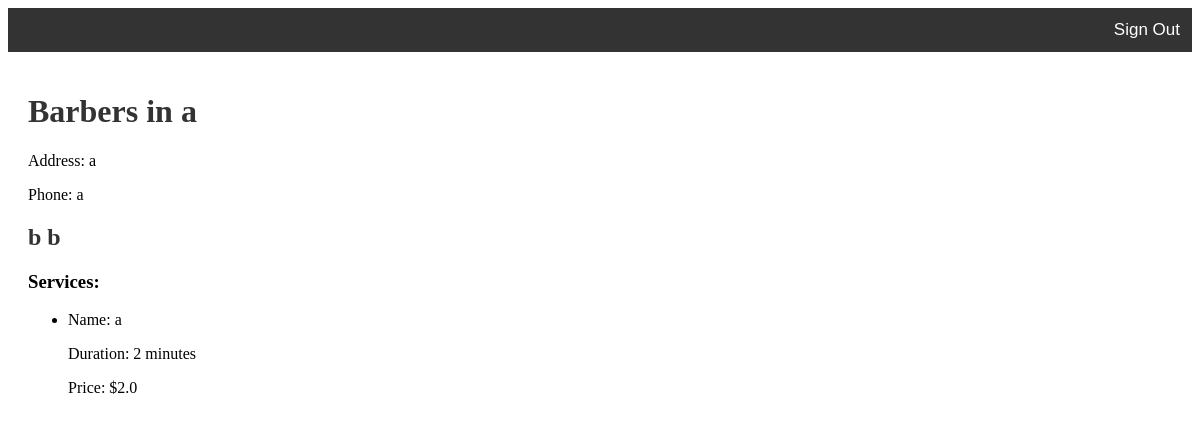
Page /view_barbers/1 (signed in) on the earlier database version.
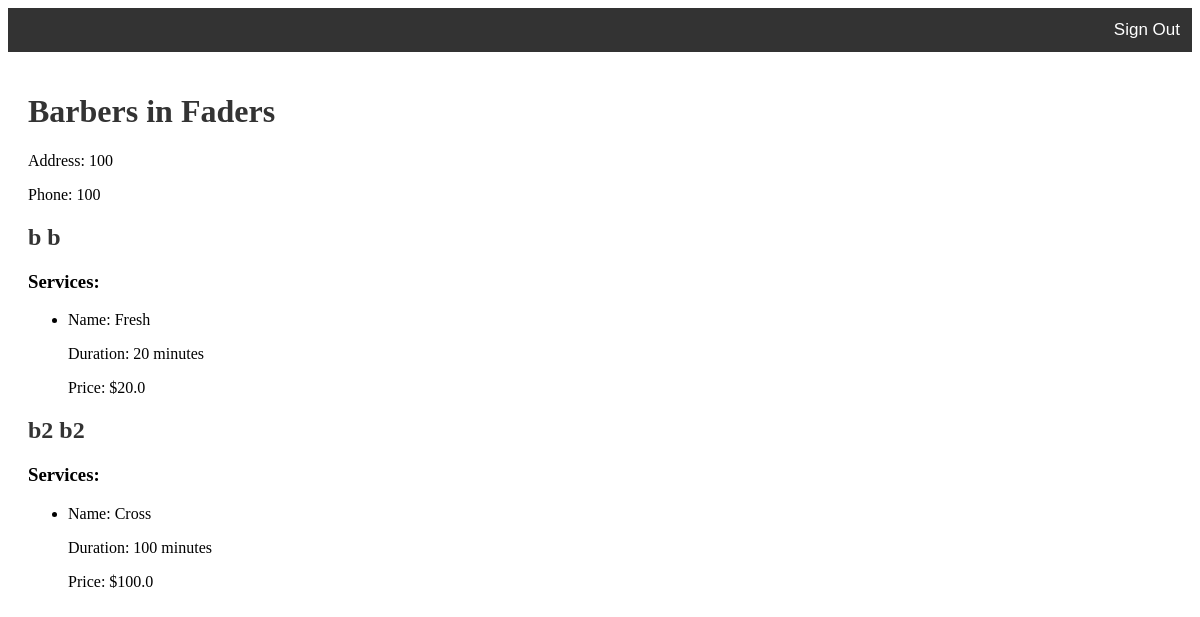
Same page on the later database version.
### app.py (models this page shows, shortened)
class Barbershop(db.Model):
    __tablename__ = 'barbershop'
    shop_id = db.Column(db.Integer, primary_key=True)
    name = db.Column(db.String(100), nullable=False)
    address = db.Column(db.String(200), nullable=False)
    phone_number = db.Column(db.String(15), nullable=False)
    creator_id = db.Column(db.Integer, db.ForeignKey('barber.id', ondelete='SET NULL'), unique=True)

class User(db.Model, UserMixin):
    __tablename__ = 'user'
    id = db.Column(db.Integer, primary_key=True)
    first_name = db.Column(db.String(100), nullable=False)
    last_name = db.Column(db.String(100), nullable=False)
    email = db.Column(db.String(100), unique=True, nullable=False)
    password = db.Column(db.String(100), nullable=False)
    type = db.Column(db.String(50))
    __mapper_args__ = {
        'polymorphic_identity': 'user',
        'polymorphic_on': type
    }

class Barber(User):
    __tablename__ = 'barber'
    id = db.Column(db.Integer, db.ForeignKey('user.id', ondelete='CASCADE'), primary_key=True)
    shop_id = db.Column(db.Integer, db.ForeignKey('barbershop.shop_id', ondelete='SET NULL'), nullable=True)
    __mapper_args__ = {
        'polymorphic_identity': 'barber',
    }

class User(db.Model, UserMixin):
    __tablename__ = 'user'
    id = db.Column(db.Integer, primary_key=True)
    first_name = db.Column(db.String(100), nullable=False)
    last_name = db.Column(db.String(100), nullable=False)
    email = db.Column(db.String(100), unique=True, nullable=False)
    password = db.Column(db.String(100), nullable=False)
    type = db.Column(db.String(50))
    __mapper_args__ = {
        'polymorphic_identity': 'user',
        'polymorphic_on': type
    }

class Service(db.Model):
    id = db.Column(db.Integer, primary_key=True)
    barber_id = db.Column(db.Integer, db.ForeignKey('barber.id', ondelete='CASCADE'), nullable=False)
    name = db.Column(db.String(100), nullable=False)
    duration = db.Column(db.Integer, nullable=False)  # Duration in minutes
    price = db.Column(db.Float, nullable=False)

### app.py (the view)
@app.route('/view_barbers/<int:shop_id>', methods=['GET'])
@login_required
def view_barbers(shop_id):
    barbershop = Barbershop.query.get_or_404(shop_id)
    barbers = Barber.query.filter_by(shop_id=shop_id).all()
    barber_services = {}
    for barber in barbers:
        services = Service.query.filter_by(barber_id=barber.id).all()
        barber_services[barber.id] = services
    return render_template('view_barbers.html', barbershop=barbershop, barbers=barbers,
                           barber_services=barber_services)

### app.py (called while the page is built)
@login_manager.user_loader
def load_user(user_id):
    return User.query.get(int(user_id))

### templates/view_barbers.html
{% extends 'base.html' %}
{% block content %}
    <h1>Barbers in {{ barbershop.name }}</h1>
    <p>Address: {{ barbershop.address }}</p>
    <p>Phone: {{ barbershop.phone_number }}</p>
    {% for barber in barbers %}
        <h2>{{ barber.first_name }} {{ barber.last_name }}</h2>
        <h3>Services:</h3>
        <ul>
            {% for service in barber_services[barber.id] %}
                <li>
                    <p>Name: {{ service.name }}</p>
                    <p>Duration: {{ service.duration }} minutes</p>
                    <p>Price: ${{ service.price }}</p>
                </li>
            {% endfor %}
        </ul>
    {% endfor %}
{% endblock %}

### templates/base.html (shortened to what this page needs)
<!DOCTYPE html>
<html lang="en">
<head>
    <link rel="stylesheet" href="{{ url_for('static', filename='styles.css') }}">
    <link href='https://cdn.jsdelivr.net/npm/fullcalendar@5.11.3/main.min.css' rel='stylesheet'/>
</head>
<body>
<div class="navbar">
    {% if current_user.is_authenticated %}
        <div class="navbar-right">
            <form action="{{ url_for('logout') }}" method="POST">
                <button type="submit">Sign Out</button>
            </form>
        </div>
    {% endif %}
</div>
<div class="container">
    {% block content %}
    {% endblock %}
</div>
</body>
</html>

### static/styles.css (style rules this page uses)
.navbar { width: 100%; background-color: #333; overflow: auto; }
.navbar-right { float: right; }
.navbar button { padding: 12px; color: white; background-color: #333; border: none; cursor: pointer; font-size: 17px; }
.container { padding: 20px; }
h1, h2 { color: #333; }

Differences in the rows shown:
changed Barbershop: name "a" → "Faders"; address "a" → "100"; phone_number "a" → "100"
changed Service: name "a" → "Fresh"; duration "2" → "20"; price "2.0" → "20.0"
added Barber: first_name "b2", last_name "b2"
added Service: name "Cross", duration "100", price "100.0", shown under "b2"
